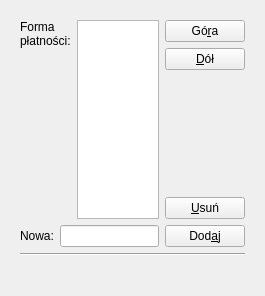
         <widget class="QWidget" name="page_6">
          <property name="geometry">
           <rect>
            <x>0</x>
            <y>0</y>
            <width>265</width>
            <height>296</height>
           </rect>
          </property>
          <attribute name="label">
           <string>Formy płatności</string>
          </attribute>
          <layout class="QGridLayout" name="gridLayout_10">
           <item row="0" column="0">
            <widget class="QFrame" name="frame8">
             <property name="frameShape">
              <enum>QFrame::NoFrame</enum>
             </property>
             <property name="frameShadow">
              <enum>QFrame::Plain</enum>
             </property>
             <layout class="QGridLayout" name="gridLayout_8">
              <item row="0" column="0">
               <layout class="QHBoxLayout" name="_29">
                <item>
                 <layout class="QVBoxLayout" name="_30">
                  <item>
                   <layout class="QHBoxLayout" name="_31">
                    <item>
                     <widget class="QLabel" name="paym">
                      <property name="text">
                       <string>Forma płatności:</string>
                      </property>
                      <property name="alignment">
                       <set>Qt::AlignTop</set>
                      </property>
                      <property name="wordWrap">
                       <bool>true</bool>
                      </property>
                     </widget>
                    </item>
                    <item>
                     <widget class="QListWidget" name="paymlBox"/>
                    </item>
                   </layout>
                  </item>
                  <item>
                   <layout class="QHBoxLayout" name="_32">
                    <item>
                     <widget class="QLabel" name="textLabel2_4_3_2">
                      <property name="text">
                       <string>Nowa:</string>
                      </property>
                      <property name="wordWrap">
                       <bool>false</bool>
                      </property>
                     </widget>
                    </item>
                    <item>
                     <widget class="QLineEdit" name="paymEdit">
                      <property name="maxLength">
                       <number>25</number>
                      </property>
                     </widget>
                    </item>
                   </layout>
                  </item>
                 </layout>
                </item>
                <item>
                 <layout class="QVBoxLayout" name="_33">
                  <item>
                   <layout class="QVBoxLayout" name="_34">
                    <item>
                     <widget class="QPushButton" name="paymUpBtn">
                      <property name="cursor">
                       <cursorShape>PointingHandCursor</cursorShape>
                      </property>
                      <property name="text">
                       <string>Gó&amp;ra</string>
                      </property>
                      <property name="shortcut">
                       <string>Alt+R</string>
                      </property>
                     </widget>
                    </item>
                    <item>
                     <widget class="QPushButton" name="paymDownBtn">
                      <property name="cursor">
                       <cursorShape>PointingHandCursor</cursorShape>
                      </property>
                      <property name="text">
                       <string>&amp;Dół</string>
                      </property>
                      <property name="shortcut">
                       <string>Alt+D</string>
                      </property>
                     </widget>
                    </item>
                   </layout>
                  </item>
                  <item>
                   <spacer>
                    <property name="orientation">
                     <enum>Qt::Vertical</enum>
                    </property>
                    <property name="sizeType">
                     <enum>QSizePolicy::Expanding</enum>
                    </property>
                    <property name="sizeHint" stdset="0">
                     <size>
                      <width>21</width>
                      <height>10</height>
                     </size>
                    </property>
                   </spacer>
                  </item>
                  <item>
                   <layout class="QVBoxLayout" name="_35">
                    <item>
                     <widget class="QPushButton" name="paymDelBtn">
                      <property name="cursor">
                       <cursorShape>PointingHandCursor</cursorShape>
                      </property>
                      <property name="text">
                       <string>&amp;Usuń</string>
                      </property>
                      <property name="shortcut">
                       <string>Alt+U</string>
                      </property>
                     </widget>
                    </item>
                    <item>
                     <widget class="QPushButton" name="paymAddBtn">
                      <property name="cursor">
                       <cursorShape>PointingHandCursor</cursorShape>
                      </property>
                      <property name="text">
                       <string>Dod&amp;aj</string>
                      </property>
                      <property name="shortcut">
                       <string>Alt+A</string>
                      </property>
                     </widget>
                    </item>
                   </layout>
                  </item>
                 </layout>
                </item>
               </layout>
              </item>
              <item row="1" column="0">
               <widget class="Line" name="line3">
                <property name="frameShape">
                 <enum>QFrame::HLine</enum>
                </property>
                <property name="frameShadow">
                 <enum>QFrame::Sunken</enum>
                </property>
               </widget>
              </item>
              <item row="2" column="0">
               <widget class="QLabel" name="textLabel5">
                <property name="text">
                 <string>&lt;!DOCTYPE HTML PUBLIC &quot;-//W3C//DTD HTML 4.0//EN&quot; &quot;http://www.w3.org/TR/REC-html40/strict.dtd&quot;&gt;
&lt;html&gt;&lt;head&gt;&lt;meta name=&quot;qrichtext&quot; content=&quot;1&quot; /&gt;&lt;style type=&quot;text/css&quot;&gt;
p, li { white-space: pre-wrap; }
&lt;/style&gt;&lt;/head&gt;&lt;body style=&quot; font-family:'Noto Sans'; font-size:10pt; font-weight:400; font-style:normal;&quot;&gt;
&lt;p style=&quot;-qt-paragraph-type:empty; margin-top:0px; margin-bottom:0px; margin-left:0px; margin-right:0px; -qt-block-indent:0; text-indent:0px; font-family:'Sans Serif'; font-size:9pt;&quot;&gt;&lt;br /&gt;&lt;/p&gt;&lt;/body&gt;&lt;/html&gt;</string>
                </property>
                <property name="wordWrap">
                 <bool>true</bool>
                </property>
               </widget>
              </item>
             </layout>
            </widget>
           </item>
          </layout>
         </widget>
